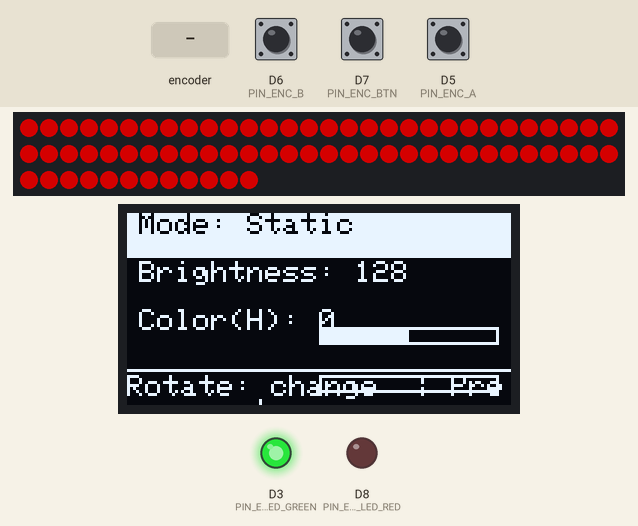
Recording of a program running on a simulated ESP8266 (NodeMCU). Parts: 72 RGB LEDs in strip order, left to right, continuing on the next row, 128×64 one-colour display, output pins drawn as LEDs (lit = HIGH). Inputs (shaded band) come from the test bench; at power-on: D7 (PIN_ENC_BTN) HIGH, D6 (PIN_ENC_B) HIGH, D5 (PIN_ENC_A) HIGH. Dim RGB values are drawn brighter than linear; what the program prints to the serial monitor is not drawn.

Above: at 1.2 s.
1.3 s: D7 (PIN_ENC_BTN) pulled LOW for 0.15 s
At 2.3 s:
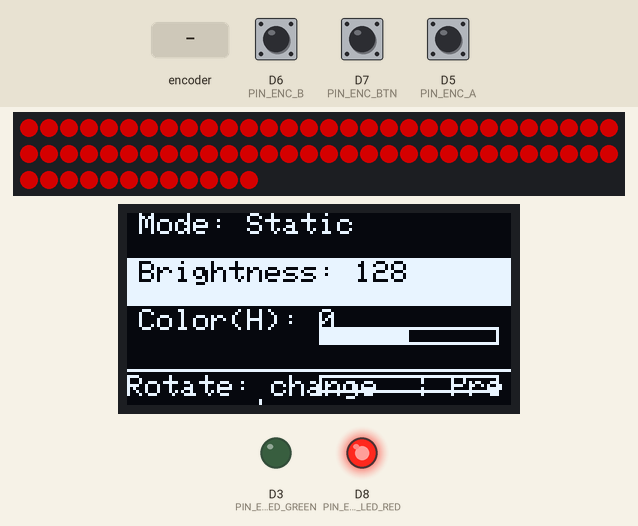
2.9 s: D7 (PIN_ENC_BTN) pulled LOW for 1 s
At 3.8 s:
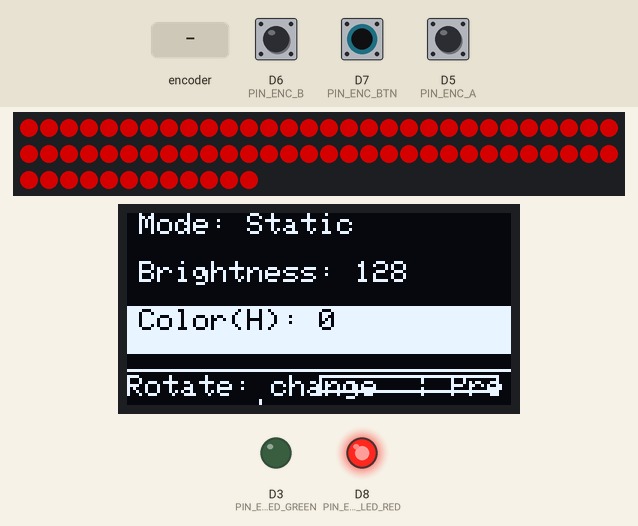
5.4 s: rotary encoder on D5 (PIN_ENC_A) / D6 (PIN_ENC_B) turned 3 steps (first pin leading)
At 6.3 s:
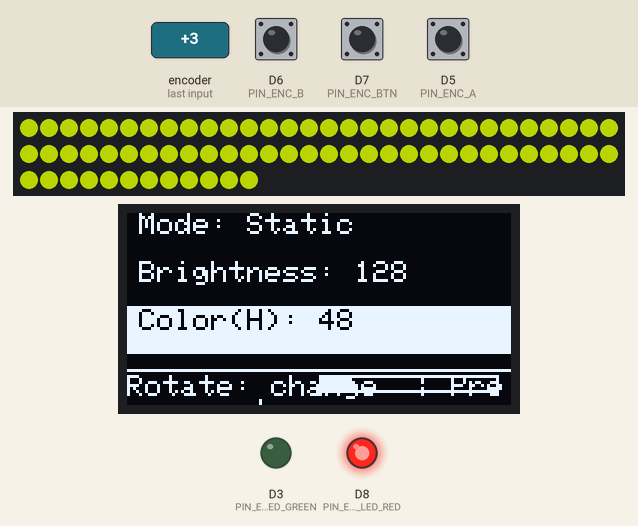
7.5 s: rotary encoder on D5 (PIN_ENC_A) / D6 (PIN_ENC_B) turned 1 step (first pin leading)
At 8.8 s:
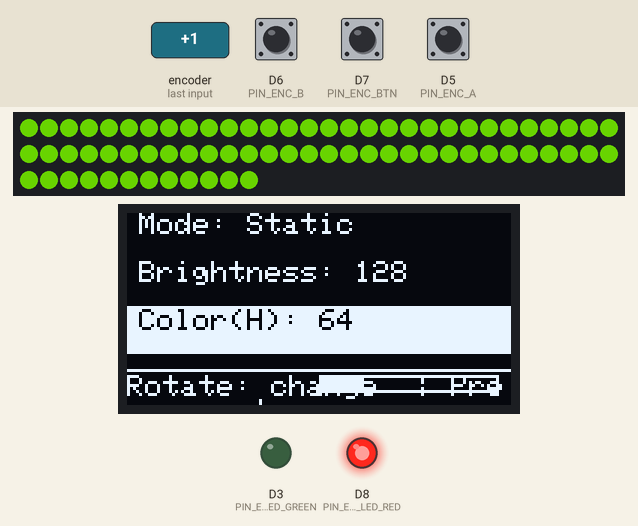
9.2 s: D7 (PIN_ENC_BTN) pulled LOW for 0.15 s
At 10.4 s:
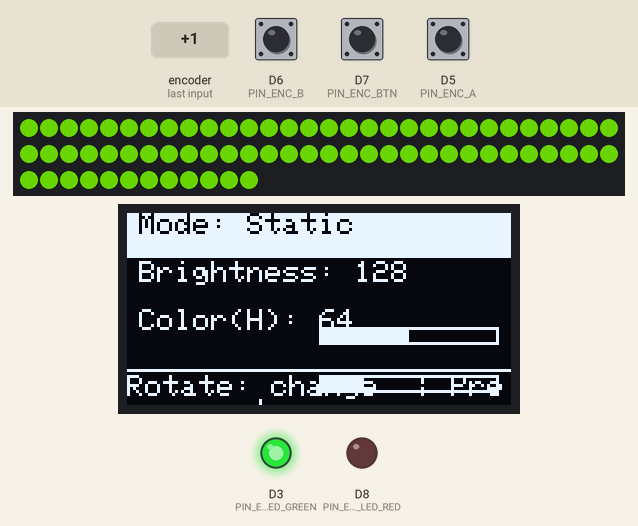
10.8 s: rotary encoder on D5 (PIN_ENC_A) / D6 (PIN_ENC_B) turned 2 steps (second pin leading)
At 12.13 s:
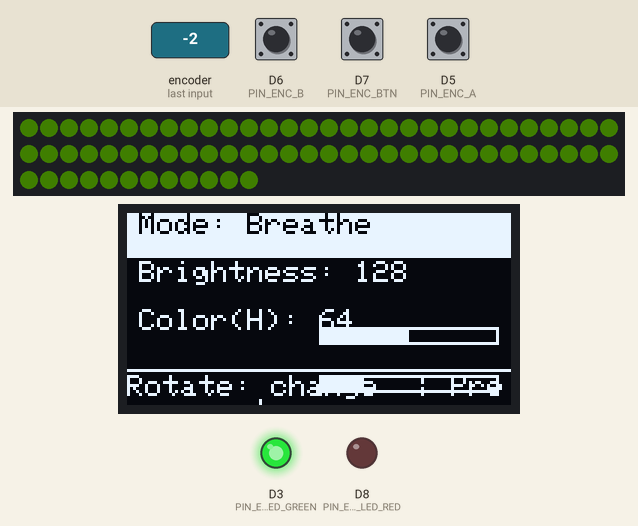
Timing chart, 0 to 13.8 s (numbered marks = the images above; inputs shaded):
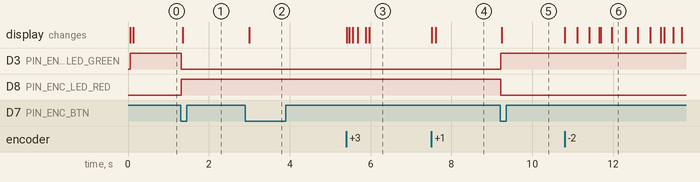

Measured:
- after the input at 1.3 s, D3 (PIN_ENC_LED_GREEN): HIGH → LOW at once; D8 (PIN_ENC_LED_RED): LOW → HIGH at once; the display: changes after 0.06 s (image 1)
- after the input at 2.9 s, the display: changes after 0.10 s (image 2)
- after the input at 9.2 s, D3 (PIN_ENC_LED_GREEN): LOW → HIGH at once; D8 (PIN_ENC_LED_RED): HIGH → LOW at once; the display: changes after 0.05 s (image 5)

The program:

main.cpp
```cpp
// #include <Arduino.h>
// #include "config.h"
// #include <rotary.h>
// #include <button.h>
// #include "led_segments.h"
// #include "menu.h"

// Rotary encoder(PIN_ENC_A, PIN_ENC_B);
// Button button(PIN_ENC_BTN, true, BUTTON_DEBOUNCE_MS);
// LEDSegments leds(PIN_LED);
// Menu menu(leds);

// long lastPos = 0;

// void setup()
// {
//   Serial.begin(SERIAL_BAUD);
//   Serial.println("\n=== LED Menu Controller ===");
//   encoder.begin();
//   button.begin();
//   leds.begin();
// }

// void loop()
// {
//   long pos = encoder.read();
//   long delta = pos - lastPos;
//   if (delta != 0)
//   {
//     int dir = (delta > 0) ? +1 : -1;
//     menu.handleTick(dir);
//     lastPos = pos;
//   }

//   if (button.fell())
//   {
//     menu.select();
//   }

//   menu.updateDisplay();
//   leds.update();

//   delay(1);
// }
#include <Arduino.h>
#include "config.h"
#include <rotary.h>
#include <button.h>
#include "led_segments.h"
#include "menu.h"
#include "display_ui.h"

Rotary encoder(PIN_ENC_A, PIN_ENC_B, PIN_ENC_LED_GREEN, PIN_ENC_LED_RED);
Button button(PIN_ENC_BTN, true, BUTTON_DEBOUNCE_MS);
LEDSegments leds(PIN_LED);
Menu menu(leds);
DisplayUI ui;

long lastPos = 0;

void setup()
{
  Serial.begin(SERIAL_BAUD);
  Serial.println("\n=== Boot ===");

  encoder.begin();
  button.begin();
  leds.begin();

  Wire.begin(); // NodeMCU: SDA=D2, SCL=D1
  if (!ui.begin())
  {
    Serial.println(F("[ERR] OLED init failed (addr 0x3C?)"));
  }
  else
  {
    Serial.println(F("[OK] OLED ready"));
  }
}

void loop()
{
  long pos = encoder.read();
  long delta = pos - lastPos;
  if (delta != 0)
  {
    int dir = (delta > 0) ? +1 : -1;
    menu.handleTick(dir);
    lastPos = pos;
  }

  if (button.fell())
  {
    menu.select();
  }

  // LED status op basis van menu state
  if (menu.state() == MENU_SELECT_MODE)
  {
    encoder.setGreenLED(true);
    encoder.setRedLED(false);
  }
  else
  {
    encoder.setGreenLED(false);
    encoder.setRedLED(true);
  }

  // Serial blijft debug-only en rustig
  menu.updateSerialDebug();

  // LEDs & Display updaten
  leds.update();
  ui.render(menu, leds);

  delay(1);
}
```

config.h
```cpp
#pragma once

// --- Pins ---
#define PIN_ENC_A D5
#define PIN_ENC_B D6
#define PIN_ENC_BTN D7
#define PIN_LED D4 // WS2812/SK6812
#define PIN_ENC_LED_GREEN D3
#define PIN_ENC_LED_RED D8

// --- Serial ---
#define SERIAL_BAUD 115200

// --- LED-config ---
#define LEDS_PER_SEGMENT 12
#define SEGMENT_COUNT 6
#define TOTAL_LEDS (LEDS_PER_SEGMENT * SEGMENT_COUNT)

// --- Debounce & timing ---
#define BUTTON_DEBOUNCE_MS 15
#define MENU_PRINT_INTERVAL_MS 400 // alleen serial debug throttling

// --- OLED (SSD1306 I2C) ---
#define OLED_WIDTH 128
#define OLED_HEIGHT 64
#define OLED_ADDR 0x78
#define OLED_UPDATE_INTERVAL_MS 100
```
